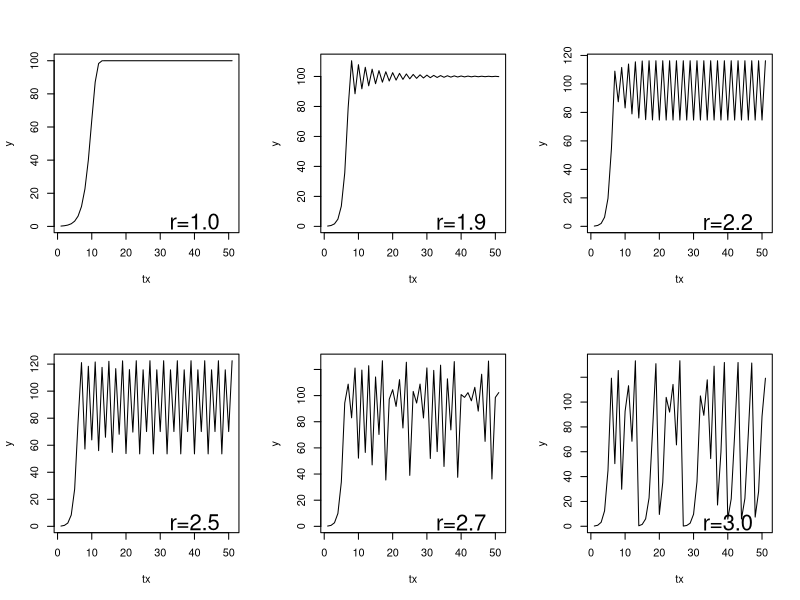

Here is the R script that generated this plot:
#try git control
dlogistic<-function(K=100, rd=2,N0=5,t=50)
{alpha=1/K
  N<-c(N0,numeric(t))
  for(i in 1:t)N[i+1]<-{
    N[i]+rd*N[i]*(1-alpha*N[i])
  }
  return(N)
}

par(mfrow=c(2,3))
K=100
N0=.2
t=50
rd=1
tx=seq(1,t+1,1)
rd=1
y=dlogistic(K,rd,N0,t)
plot(tx,y,type="l")
text(40,3,"r=1.0",cex=2)
rd=1.9
y=dlogistic(K,rd,N0,t)
plot(tx,y,type="l")
text(40,3,"r=1.9",cex=2)
rd=2.2
y=dlogistic(K,rd,N0,t)
plot(tx,y,type="l")
text(40,3,"r=2.2",cex=2)
rd=2.5
y=dlogistic(K,rd,N0,t)
plot(tx,y,type="l")
text(40,3,"r=2.5",cex=2)
rd=2.7
y=dlogistic(K,rd,N0,t)
plot(tx,y,type="l")
text(40,3,"r=2.7",cex=2)
rd=3
y=dlogistic(K,rd,N0,t)
plot(tx,y,type="l")
text(40,3,"r=3.0",cex=2)
par(mfrow=c(1,1))
